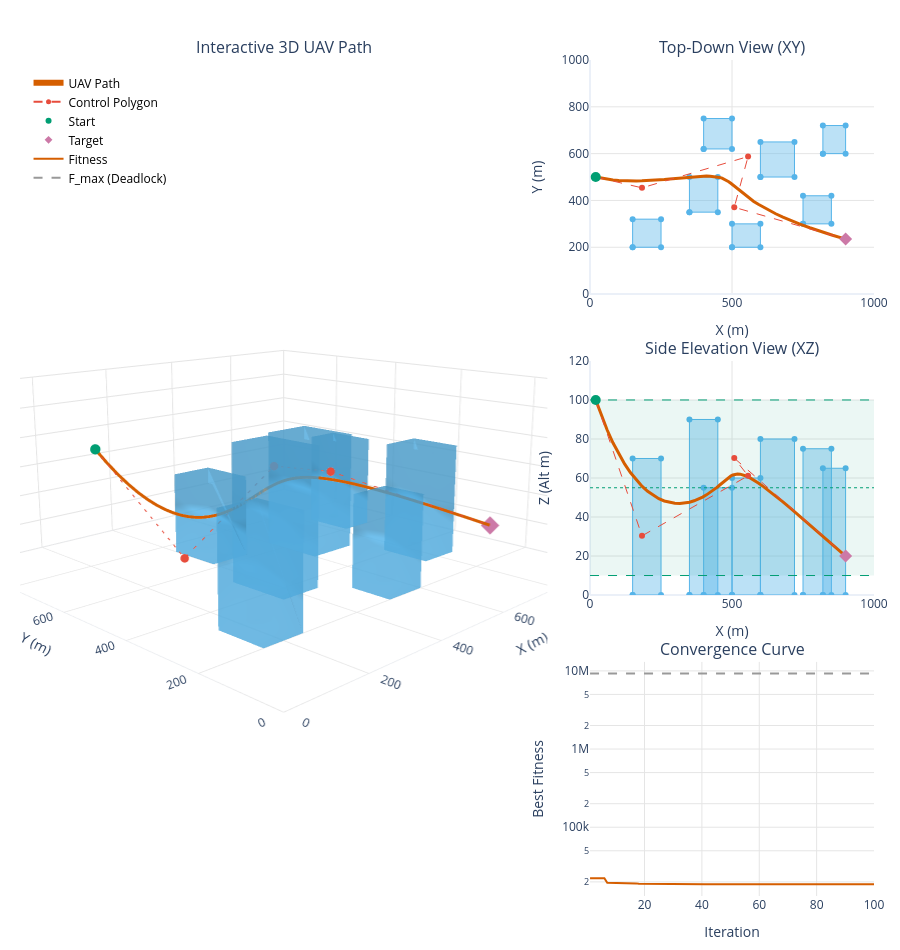
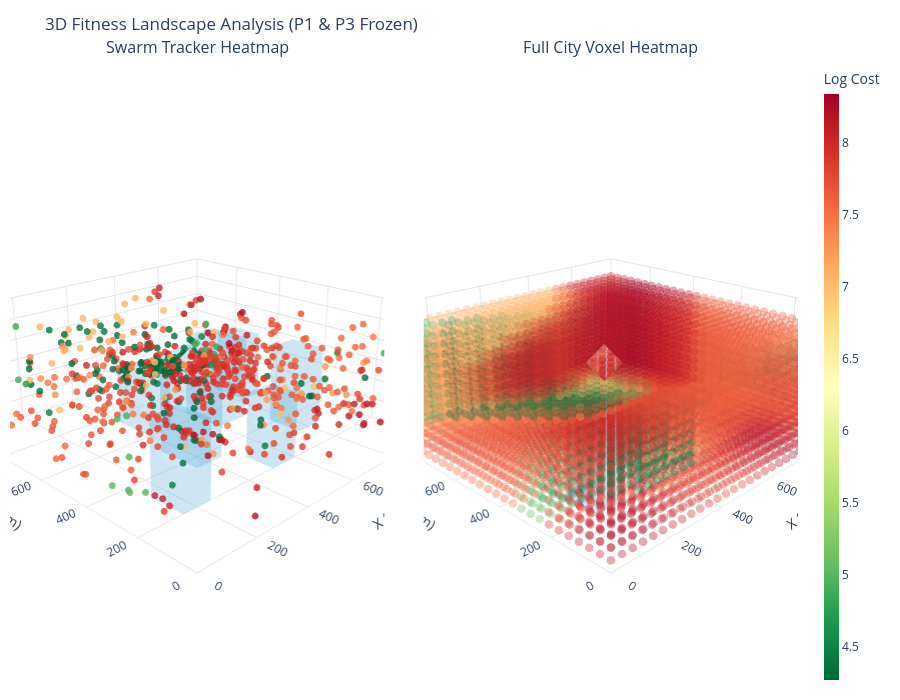

The code cell stored with these charts, in order, in its notebook:
### Code cell
# --- 5: Execution ---
if __name__ == "__main__":
    print("═" * 62)
    print("  MSIPSO – UAV PATH PLANNING  (Interactive Plotly)")
    print(f"  Particles={N_PARTICLES}   Iterations={T_MAX}")
    print(f"  F_thresh={F_THRESH:.2f}")
    print("═" * 62 + "\n")

    gbest_pos, gbest_fit, best_path, history, swarm_p2_history, swarm_iterations = run_msipso(seed=42, verbose=True)
    
    verify_all(gbest_pos)
    print_summary(gbest_pos, gbest_fit, best_path, history)
    
    plot_results_plotly(best_path, history, gbest_pos)
    plot_combined_heatmaps(swarm_p2_history, swarm_iterations, gbest_pos)
    animate_swarm_convergence(swarm_p2_history, swarm_iterations, gbest_pos)

### Figure 1 — Plotly figure (JSON) as saved in the notebook; plotly's stock layout.template omitted (floating-point values rounded to 4 significant figures)
{"data": [{"alphahull": 0, "color": "#56B4E9", "hoverinfo": "skip", "opacity": 0.6, "scene": "scene", "type": "mesh3d", "x": [150, 150, 250, 250, 150, 150, 250, 250], "y": [200, 320, 320, 200, 200, 320, 320, 200], "z": [0, 0, 0, 0, 70, 70, 70, 70]}, {"fill": "toself", "fillcolor": "rgba(86, 180, 233, 0.4)", "hoverinfo": "skip", "line": {"color": "#56B4E9", "width": 1}, "showlegend": false, "type": "scatter", "x": [150, 250, 250, 150, 150], "xaxis": "x", "y": [200, 200, 320, 320, 200], "yaxis": "y"}, {"fill": "toself", "fillcolor": "rgba(86, 180, 233, 0.4)", "hoverinfo": "skip", "line": {"color": "#56B4E9", "width": 1}, "showlegend": false, "type": "scatter", "x": [150, 250, 250, 150, 150], "xaxis": "x2", "y": [0, 0, 70, 70, 0], "yaxis": "y2"}, {"alphahull": 0, "color": "#56B4E9", "hoverinfo": "skip", "opacity": 0.6, "scene": "scene", "type": "mesh3d", "x": [350, 350, 450, 450, 350, 350, 450, 450], "y": [350, 500, 500, 350, 350, 500, 500, 350], "z": [0, 0, 0, 0, 90, 90, 90, 90]}, {"fill": "toself", "fillcolor": "rgba(86, 180, 233, 0.4)", "hoverinfo": "skip", "line": {"color": "#56B4E9", "width": 1}, "showlegend": false, "type": "scatter", "x": [350, 450, 450, 350, 350], "xaxis": "x", "y": [350, 350, 500, 500, 350], "yaxis": "y"}, {"fill": "toself", "fillcolor": "rgba(86, 180, 233, 0.4)", "hoverinfo": "skip", "line": {"color": "#56B4E9", "width": 1}, "showlegend": false, "type": "scatter", "x": [350, 450, 450, 350, 350], "xaxis": "x2", "y": [0, 0, 90, 90, 0], "yaxis": "y2"}, {"alphahull": 0, "color": "#56B4E9", "hoverinfo": "skip", "opacity": 0.6, "scene": "scene", "type": "mesh3d", "x": [500, 500, 600, 600, 500, 500, 600, 600], "y": [200, 300, 300, 200, 200, 300, 300, 200], "z": [0, 0, 0, 0, 60, 60, 60, 60]}, {"fill": "toself", "fillcolor": "rgba(86, 180, 233, 0.4)", "hoverinfo": "skip", "line": {"color": "#56B4E9", "width": 1}, "showlegend": false, "type": "scatter", "x": [500, 600, 600, 500, 500], "xaxis": "x", "y": [200, 200, 300, 300, 200], "yaxis": "y"}, {"fill": "toself", "fillcolor": "rgba(86, 180, 233, 0.4)", "hoverinfo": "skip", "line": {"color": "#56B4E9", "width": 1}, "showlegend": false, "type": "scatter", "x": [500, 600, 600, 500, 500], "xaxis": "x2", "y": [0, 0, 60, 60, 0], "yaxis": "y2"}, {"alphahull": 0, "color": "#56B4E9", "hoverinfo": "skip", "opacity": 0.6, "scene": "scene", "type": "mesh3d", "x": [600, 600, 720, 720, 600, 600, 720, 720], "y": [500, 650, 650, 500, 500, 650, 650, 500], "z": [0, 0, 0, 0, 80, 80, 80, 80]}, {"fill": "toself", "fillcolor": "rgba(86, 180, 233, 0.4)", "hoverinfo": "skip", "line": {"color": "#56B4E9", "width": 1}, "showlegend": false, "type": "scatter", "x": [600, 720, 720, 600, 600], "xaxis": "x", "y": [500, 500, 650, 650, 500], "yaxis": "y"}, {"fill": "toself", "fillcolor": "rgba(86, 180, 233, 0.4)", "hoverinfo": "skip", "line": {"color": "#56B4E9", "width": 1}, "showlegend": false, "type": "scatter", "x": [600, 720, 720, 600, 600], "xaxis": "x2", "y": [0, 0, 80, 80, 0], "yaxis": "y2"}, {"alphahull": 0, "color": "#56B4E9", "hoverinfo": "skip", "opacity": 0.6, "scene": "scene", "type": "mesh3d", "x": [750, 750, 850, 850, 750, 750, 850, 850], "y": [300, 420, 420, 300, 300, 420, 420, 300], "z": [0, 0, 0, 0, 75, 75, 75, 75]}, {"fill": "toself", "fillcolor": "rgba(86, 180, 233, 0.4)", "hoverinfo": "skip", "line": {"color": "#56B4E9", "width": 1}, "showlegend": false, "type": "scatter", "x": [750, 850, 850, 750, 750], "xaxis": "x", "y": [300, 300, 420, 420, 300], "yaxis": "y"}, {"fill": "toself", "fillcolor": "rgba(86, 180, 233, 0.4)", "hoverinfo": "skip", "line": {"color": "#56B4E9", "width": 1}, "showlegend": false, "type": "scatter", "x": [750, 850, 850, 750, 750], "xaxis": "x2", "y": [0, 0, 75, 75, 0], "yaxis": "y2"}, {"alphahull": 0, "color": "#56B4E9", "hoverinfo": "skip", "opacity": 0.6, "scene": "scene", "type": "mesh3d", "x": [820, 820, 900, 900, 820, 820, 900, 900], "y": [600, 720, 720, 600, 600, 720, 720, 600], "z": [0, 0, 0, 0, 65, 65, 65, 65]}, {"fill": "toself", "fillcolor": "rgba(86, 180, 233, 0.4)", "hoverinfo": "skip", "line": {"color": "#56B4E9", "width": 1}, "showlegend": false, "type": "scatter", "x": [820, 900, 900, 820, 820], "xaxis": "x", "y": [600, 600, 720, 720, 600], "yaxis": "y"}, {"fill": "toself", "fillcolor": "rgba(86, 180, 233, 0.4)", "hoverinfo": "skip", "line": {"color": "#56B4E9", "width": 1}, "showlegend": false, "type": "scatter", "x": [820, 900, 900, 820, 820], "xaxis": "x2", "y": [0, 0, 65, 65, 0], "yaxis": "y2"}, {"alphahull": 0, "color": "#56B4E9", "hoverinfo": "skip", "opacity": 0.6, "scene": "scene", "type": "mesh3d", "x": [400, 400, 500, 500, 400, 400, 500, 500], "y": [620, 750, 750, 620, 620, 750, 750, 620], "z": [0, 0, 0, 0, 55, 55, 55, 55]}, {"fill": "toself", "fillcolor": "rgba(86, 180, 233, 0.4)", "hoverinfo": "skip", "line": {"color": "#56B4E9", "width": 1}, "showlegend": false, "type": "scatter", "x": [400, 500, 500, 400, 400], "xaxis": "x", "y": [620, 620, 750, 750, 620], "yaxis": "y"}, {"fill": "toself", "fillcolor": "rgba(86, 180, 233, 0.4)", "hoverinfo": "skip", "line": {"color": "#56B4E9", "width": 1}, "showlegend": false, "type": "scatter", "x": [400, 500, 500, 400, 400], "xaxis": "x2", "y": [0, 0, 55, 55, 0], "yaxis": "y2"}, {"fill": "toself", "fillcolor": "rgba(0, 158, 115, 0.08)", "hoverinfo": "skip", "line": {"color": "rgba(255,255,255,0)", "width": 0}, "showlegend": false, "type": "scatter", "x": [0, 1000, 1000, 0, 0], "xaxis": "x2", "y": [10, 10, 100, 100, 10], "yaxis": "y2"}, {"hoverinfo": "skip", "line": {"color": "#009E73", "dash": "dash", "width": 1}, "mode": "lines", "showlegend": false, "type": "scatter", "x": [0, 1000], "xaxis": "x2", "y": [10, 10], "yaxis": "y2"}, {"hoverinfo": "skip", "line": {"color": "#009E73", "dash": "dash", "width": 1}, "mode": "lines", "showlegend": false, "type": "scatter", "x": [0, 1000], "xaxis": "x2", "y": [100, 100], "yaxis": "y2"}, {"hoverinfo": "skip", "line": {"color": "#009E73", "dash": "dot", "width": 1}, "mode": "lines", "showlegend": false, "type": "scatter", "x": [0, 1000], "xaxis": "x2", "y": [55, 55], "yaxis": "y2"}, {"line": {"color": "#D55E00", "width": 6}, "mode": "lines", "name": "UAV Path", "scene": "scene", "type": "scatter3d", "x": [20.0, 40.06, 60.31, 80.69, 101.2, 121.6, 142.1, 162.5, 182.7, 202.8, 222.6, 242.2, 261.4, 280.2, 298.6, 316.4, 333.7, 350.4, 366.5, 381.8, 396.4, 410.1, 423.0, 434.9, 445.9, 455.9, 464.9, 473.1, 480.9, 488.3, 495.7, 503.1, 510.9, 519.3, 528.3, 538.4, 549.6, 562.3, 576.5, 592.5, 610.6, 631.0, 653.7, 679.2, 707.6, 739.0, 773.7, 812.0, 854.0, 900.0], "y": [500.0, 494.9, 490.8, 487.7, 485.5, 484.1, 483.5, 483.4, 483.9, 484.9, 486.3, 488.0, 489.9, 492.0, 494.1, 496.2, 498.3, 500.1, 501.7, 502.9, 503.7, 504.0, 503.7, 502.8, 501.1, 498.5, 495.1, 490.9, 485.8, 479.9, 473.3, 466.0, 457.9, 449.1, 439.7, 429.6, 418.9, 407.6, 395.8, 383.4, 370.5, 357.1, 343.2, 328.9, 314.1, 299.0, 283.5, 267.6, 251.5, 235.0], "z": [100.0, 91.89, 84.59, 78.07, 72.29, 67.21, 62.8, 59.01, 55.82, 53.18, 51.06, 49.42, 48.22, 47.43, 47.02, 46.93, 47.14, 47.61, 48.31, 49.19, 50.21, 51.35, 52.57, 53.82, 55.08, 56.3, 57.45, 58.52, 59.49, 60.33, 61.02, 61.56, 61.9, 62.04, 61.96, 61.63, 61.04, 60.16, 58.97, 57.46, 55.6, 53.38, 50.77, 47.75, 44.31, 40.42, 36.07, 31.23, 25.88, 20.0]}, {"line": {"color": "#e74c3c", "dash": "dash", "width": 2}, "marker": {"color": "#e74c3c", "size": 5}, "mode": "lines+markers", "name": "Control Polygon", "scene": "scene", "type": "scatter3d", "x": [20.0, 182.9, 556.6, 507.9, 900.0], "y": [500.0, 453.8, 587.6, 370.6, 235.0], "z": [100.0, 30.34, 61.12, 70.19, 20.0]}, {"marker": {"color": "#009E73", "size": 6}, "mode": "markers", "name": "Start", "scene": "scene", "type": "scatter3d", "x": [20], "y": [500], "z": [100]}, {"marker": {"color": "#CC79A7", "size": 6, "symbol": "diamond"}, "mode": "markers", "name": "Target", "scene": "scene", "type": "scatter3d", "x": [900], "y": [235], "z": [20]}, {"line": {"color": "#D55E00", "width": 3}, "mode": "lines", "showlegend": false, "type": "scatter", "x": [20.0, 40.06, 60.31, 80.69, 101.2, 121.6, 142.1, 162.5, 182.7, 202.8, 222.6, 242.2, 261.4, 280.2, 298.6, 316.4, 333.7, 350.4, 366.5, 381.8, 396.4, 410.1, 423.0, 434.9, 445.9, 455.9, 464.9, 473.1, 480.9, 488.3, 495.7, 503.1, 510.9, 519.3, 528.3, 538.4, 549.6, 562.3, 576.5, 592.5, 610.6, 631.0, 653.7, 679.2, 707.6, 739.0, 773.7, 812.0, 854.0, 900.0], "xaxis": "x", "y": [500.0, 494.9, 490.8, 487.7, 485.5, 484.1, 483.5, 483.4, 483.9, 484.9, 486.3, 488.0, 489.9, 492.0, 494.1, 496.2, 498.3, 500.1, 501.7, 502.9, 503.7, 504.0, 503.7, 502.8, 501.1, 498.5, 495.1, 490.9, 485.8, 479.9, 473.3, 466.0, 457.9, 449.1, 439.7, 429.6, 418.9, 407.6, 395.8, 383.4, 370.5, 357.1, 343.2, 328.9, 314.1, 299.0, 283.5, 267.6, 251.5, 235.0], "yaxis": "y"}, {"line": {"color": "#e74c3c", "dash": "dash", "width": 1}, "marker": {"color": "#e74c3c", "size": 6}, "mode": "lines+markers", "showlegend": false, "type": "scatter", "x": [20.0, 182.9, 556.6, 507.9, 900.0], "xaxis": "x", "y": [500.0, 453.8, 587.6, 370.6, 235.0], "yaxis": "y"}, {"marker": {"color": "#009E73", "size": 10}, "mode": "markers", "showlegend": false, "type": "scatter", "x": [20], "xaxis": "x", "y": [500], "yaxis": "y"}, {"marker": {"color": "#CC79A7", "size": 10, "symbol": "diamond"}, "mode": "markers", "showlegend": false, "type": "scatter", "x": [900], "xaxis": "x", "y": [235], "yaxis": "y"}, {"line": {"color": "#D55E00", "width": 3}, "mode": "lines", "showlegend": false, "type": "scatter", "x": [20.0, 40.06, 60.31, 80.69, 101.2, 121.6, 142.1, 162.5, 182.7, 202.8, 222.6, 242.2, 261.4, 280.2, 298.6, 316.4, 333.7, 350.4, 366.5, 381.8, 396.4, 410.1, 423.0, 434.9, 445.9, 455.9, 464.9, 473.1, 480.9, 488.3, 495.7, 503.1, 510.9, 519.3, 528.3, 538.4, 549.6, 562.3, 576.5, 592.5, 610.6, 631.0, 653.7, 679.2, 707.6, 739.0, 773.7, 812.0, 854.0, 900.0], "xaxis": "x2", "y": [100.0, 91.89, 84.59, 78.07, 72.29, 67.21, 62.8, 59.01, 55.82, 53.18, 51.06, 49.42, 48.22, 47.43, 47.02, 46.93, 47.14, 47.61, 48.31, 49.19, 50.21, 51.35, 52.57, 53.82, 55.08, 56.3, 57.45, 58.52, 59.49, 60.33, 61.02, 61.56, 61.9, 62.04, 61.96, 61.63, 61.04, 60.16, 58.97, 57.46, 55.6, 53.38, 50.77, 47.75, 44.31, 40.42, 36.07, 31.23, 25.88, 20.0], "yaxis": "y2"}, {"line": {"color": "#e74c3c", "dash": "dash", "width": 1}, "marker": {"color": "#e74c3c", "size": 6}, "mode": "lines+markers", "showlegend": false, "type": "scatter", "x": [20.0, 182.9, 556.6, 507.9, 900.0], "xaxis": "x2", "y": [100.0, 30.34, 61.12, 70.19, 20.0], "yaxis": "y2"}, {"marker": {"color": "#009E73", "size": 10}, "mode": "markers", "showlegend": false, "type": "scatter", "x": [20], "xaxis": "x2", "y": [100], "yaxis": "y2"}, {"marker": {"color": "#CC79A7", "size": 10, "symbol": "diamond"}, "mode": "markers", "showlegend": false, "type": "scatter", "x": [900], "xaxis": "x2", "y": [20], "yaxis": "y2"}, {"line": {"color": "#D55E00", "width": 2}, "mode": "lines", "name": "Fitness", "type": "scatter", "x": [1, 2, 3, 4, 5, 6, 7, 8, 9, 10, 11, 12, 13, 14, 15, 16, 17, 18, 19, 20, 21, 22, 23, 24, 25, 26, 27, 28, 29, 30, 31, 32, 33, 34, 35, 36, 37, 38, 39, 40, 41, 42, 43, 44, 45, 46, 47, 48, 49, 50, 51, 52, 53, 54, 55, 56, 57, 58, 59, 60, 61, 62, 63, 64, 65, 66, 67, 68, 69, 70, 71, 72, 73, 74, 75, 76, 77, 78, 79, 80, 81, 82, 83, 84, 85, 86, 87, 88, 89, 90, 91, 92, 93, 94, 95, 96, 97, 98, 99, 100], "xaxis": "x3", "y": [22250.0, 22250.0, 22250.0, 22250.0, 22250.0, 22250.0, 19520.0, 19520.0, 19520.0, 19520.0, 19520.0, 19520.0, 19420.0, 19380.0, 19140.0, 19140.0, 19140.0, 18960.0, 18940.0, 18930.0, 18790.0, 18790.0, 18770.0, 18750.0, 18720.0, 18720.0, 18690.0, 18690.0, 18690.0, 18680.0, 18670.0, 18660.0, 18660.0, 18660.0, 18660.0, 18660.0, 18660.0, 18660.0, 18660.0, 18650.0, 18650.0, 18650.0, 18650.0, 18640.0, 18640.0, 18640.0, 18640.0, 18640.0, 18640.0, 18640.0, 18640.0, 18630.0, 18630.0, 18630.0, 18630.0, 18630.0, 18630.0, 18630.0, 18630.0, 18630.0, 18630.0, 18630.0, 18630.0, 18630.0, 18630.0, 18630.0, 18630.0, 18630.0, 18630.0, 18630.0, 18630.0, 18630.0, 18630.0, 18630.0, 18630.0, 18630.0, 18630.0, 18630.0, 18630.0, 18630.0, 18630.0, 18630.0, 18630.0, 18630.0, 18630.0, 18630.0, 18630.0, 18630.0, 18630.0, 18630.0, 18630.0, 18630.0, 18630.0, 18630.0, 18630.0, 18630.0, 18630.0, 18630.0, 18630.0, 18630.0], "yaxis": "y3"}, {"line": {"color": "#999999", "dash": "dash"}, "mode": "lines", "name": "F_max (Deadlock)", "type": "scatter", "x": [1, 100], "xaxis": "x3", "y": [9225000.0, 9225000.0], "yaxis": "y3"}], "layout": {"annotations": [{"font": {"size": 16}, "showarrow": false, "text": "Interactive 3D UAV Path", "x": 0.3087, "xanchor": "center", "xref": "paper", "y": 1, "yanchor": "bottom", "yref": "paper"}, {"font": {"size": 16}, "showarrow": false, "text": "Top-Down View (XY)", "x": 0.8337, "xanchor": "center", "xref": "paper", "y": 1, "yanchor": "bottom", "yref": "paper"}, {"font": {"size": 16}, "showarrow": false, "text": "Side Elevation View (XZ)", "x": 0.8337, "xanchor": "center", "xref": "paper", "y": 0.64, "yanchor": "bottom", "yref": "paper"}, {"font": {"size": 16}, "showarrow": false, "text": "Convergence Curve", "x": 0.8337, "xanchor": "center", "xref": "paper", "y": 0.28, "yanchor": "bottom", "yref": "paper"}], "height": 950, "legend": {"bgcolor": "rgba(255, 255, 255, 0.8)", "font": {"color": "black"}, "x": 0.01, "y": 0.99}, "margin": {"b": 20, "l": 20, "r": 20, "t": 60}, "paper_bgcolor": "#ffffff", "plot_bgcolor": "#ffffff", "scene": {"aspectmode": "manual", "aspectratio": {"x": 1, "y": 1, "z": 0.4}, "camera": {"eye": {"x": -1.5, "y": -1.5, "z": 0.5}}, "domain": {"x": [0, 0.6175], "y": [0, 1]}, "xaxis": {"backgroundcolor": "#ffffff", "gridcolor": "#e5e5e5", "range": [0, 1000], "title": {"text": "X (m)"}}, "yaxis": {"backgroundcolor": "#ffffff", "gridcolor": "#e5e5e5", "range": [0, 1000], "title": {"text": "Y (m)"}}, "zaxis": {"backgroundcolor": "#ffffff", "gridcolor": "#e5e5e5", "range": [0, 120], "title": {"text": "Z (m)"}}}, "xaxis": {"anchor": "y", "domain": [0.6675, 1], "gridcolor": "#e5e5e5", "range": [0, 1000], "title": {"text": "X (m)"}}, "xaxis2": {"anchor": "y2", "domain": [0.6675, 1], "gridcolor": "#e5e5e5", "range": [0, 1000], "title": {"text": "X (m)"}}, "xaxis3": {"anchor": "y3", "domain": [0.6675, 1], "gridcolor": "#e5e5e5", "title": {"text": "Iteration"}}, "yaxis": {"anchor": "x", "domain": [0.72, 1], "gridcolor": "#e5e5e5", "range": [0, 1000], "title": {"text": "Y (m)"}}, "yaxis2": {"anchor": "x2", "domain": [0.36, 0.64], "gridcolor": "#e5e5e5", "range": [0, 120], "title": {"text": "Z (Alt m)"}}, "yaxis3": {"anchor": "x3", "domain": [0, 0.28], "gridcolor": "#e5e5e5", "title": {"text": "Best Fitness"}, "type": "log"}}}

### Figure 2 — Plotly figure (JSON) as saved in the notebook; plotly's stock layout.template omitted (floating-point values rounded to 4 significant figures; data arrays with more than 128 entries replaced by an {"elided": "..."} marker saying what was removed)
{"data": [{"alphahull": 0, "color": "#56B4E9", "hoverinfo": "skip", "opacity": 0.15, "scene": "scene", "type": "mesh3d", "x": [150, 150, 250, 250, 150, 150, 250, 250], "y": [200, 320, 320, 200, 200, 320, 320, 200], "z": [0, 0, 0, 0, 70, 70, 70, 70]}, {"alphahull": 0, "color": "#56B4E9", "hoverinfo": "skip", "opacity": 0.15, "scene": "scene2", "type": "mesh3d", "x": [150, 150, 250, 250, 150, 150, 250, 250], "y": [200, 320, 320, 200, 200, 320, 320, 200], "z": [0, 0, 0, 0, 70, 70, 70, 70]}, {"alphahull": 0, "color": "#56B4E9", "hoverinfo": "skip", "opacity": 0.15, "scene": "scene", "type": "mesh3d", "x": [350, 350, 450, 450, 350, 350, 450, 450], "y": [350, 500, 500, 350, 350, 500, 500, 350], "z": [0, 0, 0, 0, 90, 90, 90, 90]}, {"alphahull": 0, "color": "#56B4E9", "hoverinfo": "skip", "opacity": 0.15, "scene": "scene2", "type": "mesh3d", "x": [350, 350, 450, 450, 350, 350, 450, 450], "y": [350, 500, 500, 350, 350, 500, 500, 350], "z": [0, 0, 0, 0, 90, 90, 90, 90]}, {"alphahull": 0, "color": "#56B4E9", "hoverinfo": "skip", "opacity": 0.15, "scene": "scene", "type": "mesh3d", "x": [500, 500, 600, 600, 500, 500, 600, 600], "y": [200, 300, 300, 200, 200, 300, 300, 200], "z": [0, 0, 0, 0, 60, 60, 60, 60]}, {"alphahull": 0, "color": "#56B4E9", "hoverinfo": "skip", "opacity": 0.15, "scene": "scene2", "type": "mesh3d", "x": [500, 500, 600, 600, 500, 500, 600, 600], "y": [200, 300, 300, 200, 200, 300, 300, 200], "z": [0, 0, 0, 0, 60, 60, 60, 60]}, {"alphahull": 0, "color": "#56B4E9", "hoverinfo": "skip", "opacity": 0.15, "scene": "scene", "type": "mesh3d", "x": [600, 600, 720, 720, 600, 600, 720, 720], "y": [500, 650, 650, 500, 500, 650, 650, 500], "z": [0, 0, 0, 0, 80, 80, 80, 80]}, {"alphahull": 0, "color": "#56B4E9", "hoverinfo": "skip", "opacity": 0.15, "scene": "scene2", "type": "mesh3d", "x": [600, 600, 720, 720, 600, 600, 720, 720], "y": [500, 650, 650, 500, 500, 650, 650, 500], "z": [0, 0, 0, 0, 80, 80, 80, 80]}, {"alphahull": 0, "color": "#56B4E9", "hoverinfo": "skip", "opacity": 0.15, "scene": "scene", "type": "mesh3d", "x": [750, 750, 850, 850, 750, 750, 850, 850], "y": [300, 420, 420, 300, 300, 420, 420, 300], "z": [0, 0, 0, 0, 75, 75, 75, 75]}, {"alphahull": 0, "color": "#56B4E9", "hoverinfo": "skip", "opacity": 0.15, "scene": "scene2", "type": "mesh3d", "x": [750, 750, 850, 850, 750, 750, 850, 850], "y": [300, 420, 420, 300, 300, 420, 420, 300], "z": [0, 0, 0, 0, 75, 75, 75, 75]}, {"alphahull": 0, "color": "#56B4E9", "hoverinfo": "skip", "opacity": 0.15, "scene": "scene", "type": "mesh3d", "x": [820, 820, 900, 900, 820, 820, 900, 900], "y": [600, 720, 720, 600, 600, 720, 720, 600], "z": [0, 0, 0, 0, 65, 65, 65, 65]}, {"alphahull": 0, "color": "#56B4E9", "hoverinfo": "skip", "opacity": 0.15, "scene": "scene2", "type": "mesh3d", "x": [820, 820, 900, 900, 820, 820, 900, 900], "y": [600, 720, 720, 600, 600, 720, 720, 600], "z": [0, 0, 0, 0, 65, 65, 65, 65]}, {"alphahull": 0, "color": "#56B4E9", "hoverinfo": "skip", "opacity": 0.15, "scene": "scene", "type": "mesh3d", "x": [400, 400, 500, 500, 400, 400, 500, 500], "y": [620, 750, 750, 620, 620, 750, 750, 620], "z": [0, 0, 0, 0, 55, 55, 55, 55]}, {"alphahull": 0, "color": "#56B4E9", "hoverinfo": "skip", "opacity": 0.15, "scene": "scene2", "type": "mesh3d", "x": [400, 400, 500, 500, 400, 400, 500, 500], "y": [620, 750, 750, 620, 620, 750, 750, 620], "z": [0, 0, 0, 0, 55, 55, 55, 55]}, {"hoverinfo": "text", "marker": {"cmax": 8.34, "cmin": 4.269, "color": {"elided": "1050 float values"}, "colorscale": [[0, "rgb(0,104,55)"], [0.1, "rgb(26,152,80)"], [0.2, "rgb(102,189,99)"], [0.3, "rgb(166,217,106)"], [0.4, "rgb(217,239,139)"], [0.5, "rgb(255,255,191)"], [0.6, "rgb(254,224,139)"], [0.7, "rgb(253,174,97)"], [0.8, "rgb(244,109,67)"], [0.9, "rgb(215,48,39)"], [1, "rgb(165,0,38)"]], "opacity": 0.8, "showscale": false, "size": 4}, "mode": "markers", "name": "P2 Evaluations", "scene": "scene", "text": {"elided": "1050 str values"}, "type": "scatter3d", "x": {"elided": "1050 float values"}, "y": {"elided": "1050 float values"}, "z": {"elided": "1050 float values"}}, {"marker": {"color": "#ffffff", "line": {"color": "#009E73", "width": 3}, "size": 10, "symbol": "diamond"}, "mode": "markers", "name": "Optimal P2", "scene": "scene", "type": "scatter3d", "x": [556.6], "y": [587.6], "z": [61.12]}, {"hoverinfo": "text", "marker": {"cmax": 8.34, "cmin": 4.269, "color": {"elided": "9000 float values"}, "colorbar": {"thickness": 15, "title": {"text": "Log Cost"}, "x": 1.02}, "colorscale": [[0, "rgb(0,104,55)"], [0.1, "rgb(26,152,80)"], [0.2, "rgb(102,189,99)"], [0.3, "rgb(166,217,106)"], [0.4, "rgb(217,239,139)"], [0.5, "rgb(255,255,191)"], [0.6, "rgb(254,224,139)"], [0.7, "rgb(253,174,97)"], [0.8, "rgb(244,109,67)"], [0.9, "rgb(215,48,39)"], [1, "rgb(165,0,38)"]], "opacity": 0.35, "showscale": true, "size": 5}, "mode": "markers", "name": "City Evaluation", "scene": "scene2", "text": {"elided": "9000 str values"}, "type": "scatter3d", "x": {"elided": "9000 float values"}, "y": {"elided": "9000 float values"}, "z": {"elided": "9000 float values"}}, {"marker": {"color": "#ffffff", "line": {"color": "#009E73", "width": 3}, "size": 12, "symbol": "diamond"}, "mode": "markers", "name": "Optimal P2", "scene": "scene2", "type": "scatter3d", "x": [556.6], "y": [587.6], "z": [61.12]}], "layout": {"annotations": [{"font": {"size": 16}, "showarrow": false, "text": "Swarm Tracker Heatmap", "x": 0.2375, "xanchor": "center", "xref": "paper", "y": 1, "yanchor": "bottom", "yref": "paper"}, {"font": {"size": 16}, "showarrow": false, "text": "Full City Voxel Heatmap", "x": 0.7625, "xanchor": "center", "xref": "paper", "y": 1, "yanchor": "bottom", "yref": "paper"}], "height": 700, "margin": {"b": 10, "l": 10, "r": 10, "t": 60}, "paper_bgcolor": "#ffffff", "plot_bgcolor": "#ffffff", "scene": {"aspectmode": "manual", "aspectratio": {"x": 1, "y": 1, "z": 0.4}, "camera": {"eye": {"x": -1.5, "y": -1.5, "z": 0.8}}, "domain": {"x": [0, 0.475], "y": [0, 1]}, "xaxis": {"backgroundcolor": "#ffffff", "gridcolor": "#e5e5e5", "range": [0, 1000], "title": {"text": "X (m)"}}, "yaxis": {"backgroundcolor": "#ffffff", "gridcolor": "#e5e5e5", "range": [0, 1000], "title": {"text": "Y (m)"}}, "zaxis": {"backgroundcolor": "#ffffff", "gridcolor": "#e5e5e5", "range": [0, 120], "title": {"text": "Z (m)"}}}, "scene2": {"aspectmode": "manual", "aspectratio": {"x": 1, "y": 1, "z": 0.4}, "camera": {"eye": {"x": -1.5, "y": -1.5, "z": 0.8}}, "domain": {"x": [0.525, 1], "y": [0, 1]}, "xaxis": {"backgroundcolor": "#ffffff", "gridcolor": "#e5e5e5", "range": [0, 1000], "title": {"text": "X (m)"}}, "yaxis": {"backgroundcolor": "#ffffff", "gridcolor": "#e5e5e5", "range": [0, 1000], "title": {"text": "Y (m)"}}, "zaxis": {"backgroundcolor": "#ffffff", "gridcolor": "#e5e5e5", "range": [0, 120], "title": {"text": "Z (m)"}}}, "showlegend": false, "title": {"text": "3D Fitness Landscape Analysis (P1 & P3 Frozen)"}}}
